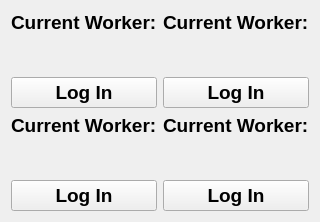
          <widget class="QWidget" name="tab_3">
           <attribute name="title">
            <string>Worker Portal</string>
           </attribute>
           <layout class="QGridLayout" name="gridLayout_6">
            <property name="sizeConstraint">
             <enum>QLayout::SetNoConstraint</enum>
            </property>
            <item row="0" column="0">
             <layout class="QVBoxLayout" name="verticalLayout">
              <property name="sizeConstraint">
               <enum>QLayout::SetNoConstraint</enum>
              </property>
              <item>
               <widget class="QLabel" name="label_10">
                <property name="font">
                 <font>
                  <family>Arial</family>
                  <pointsize>14</pointsize>
                  <weight>75</weight>
                  <bold>true</bold>
                 </font>
                </property>
                <property name="text">
                 <string>Current Worker:</string>
                </property>
               </widget>
              </item>
              <item>
               <widget class="QLabel" name="Current_worker1">
                <property name="font">
                 <font>
                  <family>Arial</family>
                  <pointsize>20</pointsize>
                  <weight>75</weight>
                  <bold>true</bold>
                 </font>
                </property>
                <property name="frameShape">
                 <enum>QFrame::NoFrame</enum>
                </property>
                <property name="text">
                 <string/>
                </property>
                <property name="scaledContents">
                 <bool>true</bool>
                </property>
                <property name="alignment">
                 <set>Qt::AlignCenter</set>
                </property>
               </widget>
              </item>
              <item>
               <widget class="QPushButton" name="portal1">
                <property name="sizePolicy">
                 <sizepolicy hsizetype="Preferred" vsizetype="Preferred">
                  <horstretch>0</horstretch>
                  <verstretch>0</verstretch>
                 </sizepolicy>
                </property>
                <property name="font">
                 <font>
                  <family>Arial</family>
                  <pointsize>14</pointsize>
                  <weight>75</weight>
                  <bold>true</bold>
                 </font>
                </property>
                <property name="text">
                 <string>Log In</string>
                </property>
                <attribute name="buttonGroup">
                 <string notr="true">PortalButtons</string>
                </attribute>
               </widget>
              </item>
             </layout>
            </item>
            <item row="0" column="1">
             <layout class="QVBoxLayout" name="verticalLayout_5">
              <property name="sizeConstraint">
               <enum>QLayout::SetNoConstraint</enum>
              </property>
              <item>
               <widget class="QLabel" name="label_11">
                <property name="font">
                 <font>
                  <family>Arial</family>
                  <pointsize>14</pointsize>
                  <weight>75</weight>
                  <bold>true</bold>
                 </font>
                </property>
                <property name="text">
                 <string>Current Worker:</string>
                </property>
               </widget>
              </item>
              <item>
               <widget class="QLabel" name="Current_worker2">
                <property name="font">
                 <font>
                  <family>Arial</family>
                  <pointsize>20</pointsize>
                  <weight>75</weight>
                  <bold>true</bold>
                 </font>
                </property>
                <property name="frameShape">
                 <enum>QFrame::NoFrame</enum>
                </property>
                <property name="text">
                 <string/>
                </property>
                <property name="scaledContents">
                 <bool>true</bool>
                </property>
                <property name="alignment">
                 <set>Qt::AlignCenter</set>
                </property>
               </widget>
              </item>
              <item>
               <widget class="QPushButton" name="portal2">
                <property name="sizePolicy">
                 <sizepolicy hsizetype="Preferred" vsizetype="Preferred">
                  <horstretch>0</horstretch>
                  <verstretch>0</verstretch>
                 </sizepolicy>
                </property>
                <property name="font">
                 <font>
                  <family>Arial</family>
                  <pointsize>14</pointsize>
                  <weight>75</weight>
                  <bold>true</bold>
                 </font>
                </property>
                <property name="text">
                 <string>Log In</string>
                </property>
                <attribute name="buttonGroup">
                 <string notr="true">PortalButtons</string>
                </attribute>
               </widget>
              </item>
             </layout>
            </item>
            <item row="1" column="0">
             <layout class="QVBoxLayout" name="verticalLayout_6">
              <property name="sizeConstraint">
               <enum>QLayout::SetNoConstraint</enum>
              </property>
              <item>
               <widget class="QLabel" name="label_16">
                <property name="font">
                 <font>
                  <family>Arial</family>
                  <pointsize>14</pointsize>
                  <weight>75</weight>
                  <bold>true</bold>
                 </font>
                </property>
                <property name="text">
                 <string>Current Worker:</string>
                </property>
               </widget>
              </item>
              <item>
               <widget class="QLabel" name="Current_worker3">
                <property name="font">
                 <font>
                  <family>Arial</family>
                  <pointsize>20</pointsize>
                  <weight>75</weight>
                  <bold>true</bold>
                 </font>
                </property>
                <property name="frameShape">
                 <enum>QFrame::NoFrame</enum>
                </property>
                <property name="text">
                 <string/>
                </property>
                <property name="scaledContents">
                 <bool>true</bool>
                </property>
                <property name="alignment">
                 <set>Qt::AlignCenter</set>
                </property>
               </widget>
              </item>
              <item>
               <widget class="QPushButton" name="portal3">
                <property name="sizePolicy">
                 <sizepolicy hsizetype="Preferred" vsizetype="Preferred">
                  <horstretch>0</horstretch>
                  <verstretch>0</verstretch>
                 </sizepolicy>
                </property>
                <property name="font">
                 <font>
                  <family>Arial</family>
                  <pointsize>14</pointsize>
                  <weight>75</weight>
                  <bold>true</bold>
                 </font>
                </property>
                <property name="text">
                 <string>Log In</string>
                </property>
                <attribute name="buttonGroup">
                 <string notr="true">PortalButtons</string>
                </attribute>
               </widget>
              </item>
             </layout>
            </item>
            <item row="1" column="1">
             <layout class="QVBoxLayout" name="verticalLayout_7">
              <property name="sizeConstraint">
               <enum>QLayout::SetNoConstraint</enum>
              </property>
              <item>
               <widget class="QLabel" name="label_19">
                <property name="font">
                 <font>
                  <family>Arial</family>
                  <pointsize>14</pointsize>
                  <weight>75</weight>
                  <bold>true</bold>
                 </font>
                </property>
                <property name="text">
                 <string>Current Worker:</string>
                </property>
               </widget>
              </item>
              <item>
               <widget class="QLabel" name="Current_worker4">
                <property name="font">
                 <font>
                  <family>Arial</family>
                  <pointsize>20</pointsize>
                  <weight>75</weight>
                  <bold>true</bold>
                 </font>
                </property>
                <property name="frameShape">
                 <enum>QFrame::NoFrame</enum>
                </property>
                <property name="text">
                 <string/>
                </property>
                <property name="scaledContents">
                 <bool>true</bool>
                </property>
                <property name="alignment">
                 <set>Qt::AlignCenter</set>
                </property>
               </widget>
              </item>
              <item>
               <widget class="QPushButton" name="portal4">
                <property name="sizePolicy">
                 <sizepolicy hsizetype="Preferred" vsizetype="Preferred">
                  <horstretch>0</horstretch>
                  <verstretch>0</verstretch>
                 </sizepolicy>
                </property>
                <property name="font">
                 <font>
                  <family>Arial</family>
                  <pointsize>14</pointsize>
                  <weight>75</weight>
                  <bold>true</bold>
                 </font>
                </property>
                <property name="text">
                 <string>Log In</string>
                </property>
                <attribute name="buttonGroup">
                 <string notr="true">PortalButtons</string>
                </attribute>
               </widget>
              </item>
             </layout>
            </item>
           </layout>
          </widget>
